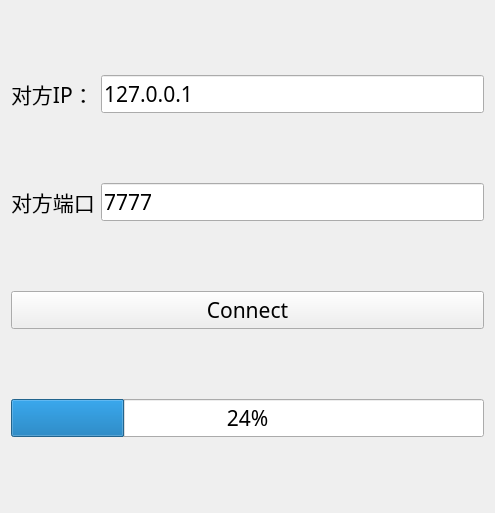
<?xml version="1.0" encoding="UTF-8"?>
<ui version="4.0">
 <class>ClientWidget</class>
 <widget class="QWidget" name="ClientWidget">
  <property name="geometry">
   <rect>
    <x>0</x>
    <y>0</y>
    <width>495</width>
    <height>513</height>
   </rect>
  </property>
  <property name="windowTitle">
   <string>Form</string>
  </property>
  <layout class="QGridLayout" name="gridLayout">
   <item row="1" column="0">
    <widget class="QLabel" name="label_2">
     <property name="font">
      <font>
       <family>楷体</family>
       <pointsize>16</pointsize>
      </font>
     </property>
     <property name="text">
      <string>对方端口</string>
     </property>
    </widget>
   </item>
   <item row="1" column="1">
    <widget class="QLineEdit" name="lineEdit_2">
     <property name="font">
      <font>
       <family>楷体</family>
       <pointsize>16</pointsize>
      </font>
     </property>
     <property name="text">
      <string>7777</string>
     </property>
    </widget>
   </item>
   <item row="0" column="1">
    <widget class="QLineEdit" name="lineEdit">
     <property name="font">
      <font>
       <family>楷体</family>
       <pointsize>16</pointsize>
      </font>
     </property>
     <property name="text">
      <string>127.0.0.1</string>
     </property>
    </widget>
   </item>
   <item row="0" column="0">
    <widget class="QLabel" name="label">
     <property name="font">
      <font>
       <family>楷体</family>
       <pointsize>16</pointsize>
      </font>
     </property>
     <property name="text">
      <string>对方IP：</string>
     </property>
    </widget>
   </item>
   <item row="4" column="0" colspan="2">
    <widget class="QProgressBar" name="progressBar">
     <property name="font">
      <font>
       <family>楷体</family>
       <pointsize>16</pointsize>
      </font>
     </property>
     <property name="value">
      <number>24</number>
     </property>
    </widget>
   </item>
   <item row="3" column="0" colspan="2">
    <widget class="QPushButton" name="pushButton">
     <property name="font">
      <font>
       <family>楷体</family>
       <pointsize>16</pointsize>
      </font>
     </property>
     <property name="text">
      <string>Connect</string>
     </property>
    </widget>
   </item>
  </layout>
 </widget>
 <resources/>
 <connections/>
</ui>
